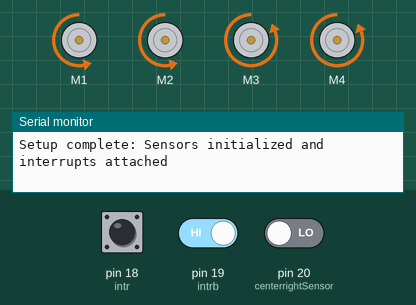
This sketch was run on a simulated Arduino Mega 2560, built with avr-gcc and run on an emulated ATmega2560. Shown: 4 × DC motor (green arrow = forward, orange = backward, longer = faster), the last lines printed to the serial monitor. Inputs (shaded band) come from the test bench; at power-on: pin 18 (intr) HIGH, pin 19 (intrb) HIGH, pin 20 (centerrightSensor) LOW.

Above: at 1.2 s.
1.3 s: pin 18 (intr) driven LOW
At 1.6 s:
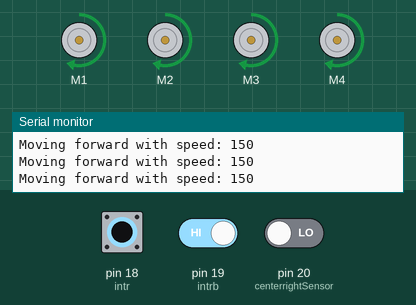
2.8 s: pin 19 (intrb) driven LOW
At 3.8 s:
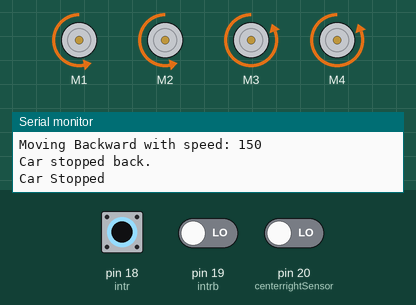
4.4 s: pin 18 (intr) pulsed HIGH 2 times (0.12 s each, 0.3 s apart)
At 6.0 s:
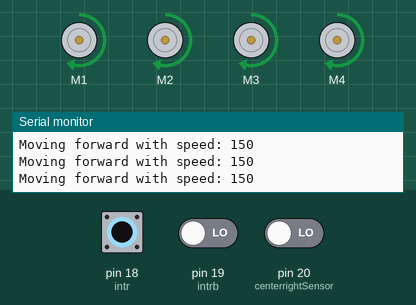
8.0 s: pin 18 (intr) pulsed HIGH 5 times (0.12 s each, 0.3 s apart)
At 8.6 s:
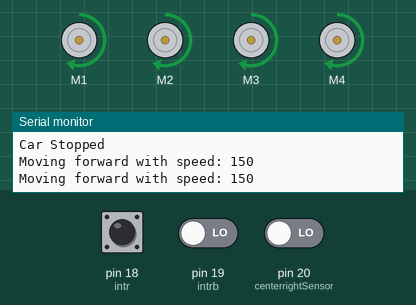
Timing chart, 0 to 11.0 s (numbered marks = the images above; inputs shaded):
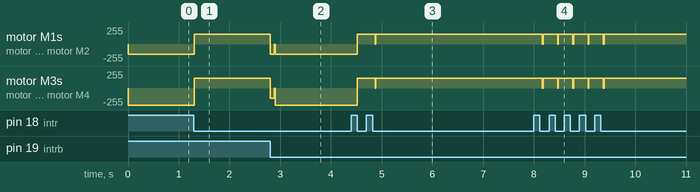

The sketch:

v21.ino
```cpp
#include <AFMotor.h>

// Define motor objects for 4 motors
AF_DCMotor motor1(1);  // Front Left Motor
AF_DCMotor motor2(2);  // Front Right Motor
AF_DCMotor motor3(3);  // Back Left Motor
AF_DCMotor motor4(4);  // Back Right Motor

// Define sensor pins
const int intrb = 19;  // Left sensor
const int centerrightSensor = 20;  // Right sensor
const int intr = 18;    // Pin for external interrupt (Middle sensor, always on the black line)
const int farleftSensor =23;
const int farrightSensor = 22;

// Define pins for the front ultrasonic sensor
const int trigFront = 52;
const int echoFront = 53;

// Define pins for the back ultrasonic sensor
const int trigBack = 22;
const int echoBack = 23;


// // PID control variables
// float kp = 1.0, ki = 0.0, kd = 0.0;
// float lastError = 0, integral = 0;


// Flags to indicate if interrupt was triggered and if it has been handled
volatile bool carStoppedFront = false;
volatile bool carStoppedBack = false;
volatile bool driveDirection = false;

bool interruptHandled = false;  // Ensure interrupt only handled once

// Timing variables for counting interrupts
unsigned long lastMillis = 0;
unsigned long interval = 5000;  // 5 seconds interval

// Interrupt counters
volatile int frontInterruptCount = 0;
volatile int backInterruptCount = 0;


void setup() {
  Serial.begin(9600);  // Start the serial communication for debugging

  // Set pin modes
  pinMode(trigFront, OUTPUT);
  pinMode(echoFront, INPUT);

  pinMode(trigBack, OUTPUT);
  pinMode(echoBack, INPUT);

  // Set all motors to maximum speed initially
  motor1.setSpeed(255);
  motor2.setSpeed(255);
  motor3.setSpeed(255);
  motor4.setSpeed(255);

  // Attach interrupts to sensor pins (FALLING edge for detecting line change)
  attachInterrupt(digitalPinToInterrupt(intr), stopCarInterruptFront, FALLING);
  attachInterrupt(digitalPinToInterrupt(intrb), sensorInterruptBack, FALLING);
  attachInterrupt(digitalPinToInterrupt(centerrightSensor), sensorInterrupt, CHANGE);

  Serial.println("Setup complete: Sensors initialized and interrupts attached");
}

void loop() {

      unsigned long currentMillis = millis();

    // Reset the interrupt counts every 5 seconds
    if (currentMillis - lastMillis >= interval) {
        lastMillis = currentMillis;

        // Check if combined interrupt count exceeds 5
        if ((frontInterruptCount + backInterruptCount) > 5) {
            stopCar();
            turnRight(150);  // Turn right with speed 150
            Serial.println("Interrupts exceeded limit. Stopping and turning right.");
        }

        // Reset the counters after handling
        frontInterruptCount = 0;
        backInterruptCount = 0;
    }

        // // Measure distances
        // long distanceFront = measureDistance(trigFront, echoFront);
        // long distanceBack = measureDistance(trigBack, echoBack);

        // // Print the measured distances
        // Serial.print("Front Distance: ");
        // Serial.print(distanceFront);
        // Serial.println(" cm");

        // Serial.print("Back Distance: ");
        // Serial.print(distanceBack);
        // Serial.println(" cm");

          // if (carStoppedFront) {
          //   carStoppedFront = false;

          // } else if(carStoppedBack) {
          //     carStoppedBack = false;

          // }else {
          //   forward(150);
          // }

          if (!driveDirection) {
            forwardDual(150,255);
            // forwardDual(150,255);
            // forwardDual(150,255);
            //  forward(150);


          } else {
              backward(150);
              // backwardDual(150,100);
          }


  delay(10);  // Allow a brief pause
}


// Function to measure the distance using an ultrasonic sensor
long measureDistance(int trigPin, int echoPin) {
  // Send a 10us pulse to trigger the ultrasonic sensor
  digitalWrite(trigPin, LOW);   // Clear the trigPin
  delayMicroseconds(2);
  digitalWrite(trigPin, HIGH);  // Set the trigPin HIGH for 10 microseconds
  delayMicroseconds(10);
  digitalWrite(trigPin, LOW);

  // Measure the duration of the pulse on the echo pin
  long duration = pulseIn(echoPin, HIGH);

  // Calculate the distance (duration / 2 because of the round-trip)
  // Speed of sound is 343 m/s or 0.0343 cm/us
  long distance = (duration * 0.0343) / 2;

  return distance;
}

void stopCar() {
  // Stop all motors
  motor1.setSpeed(0);
  motor2.setSpeed(0);
  motor3.setSpeed(0);
  motor4.setSpeed(0);

  motor1.run(RELEASE);
  motor2.run(RELEASE);
  motor3.run(RELEASE);
  motor4.run(RELEASE);

  Serial.println("Car Stopped");
}

// Interrupt Service Routine (ISR) to stop the car when the interrupt is triggered
void stopCarInterruptFront() {
  backward(150);
  // backward(150);
  driveDirection = true;
  carStoppedFront = true;
  Serial.println("Car stopped front.");
  stopCar();
  frontInterruptCount++;

}

// Interrupt Service Routine (ISR) to stop the car when the interrupt is triggered
void sensorInterruptBack() {
  forward(150);
  forward(150);
  driveDirection = false;
  carStoppedBack = true;
  Serial.println("Car stopped back.");
  stopCar();
  backInterruptCount++;

}

// Interrupt handler for left and right sensors to feed PID controller
void sensorInterrupt() {
  // Recalculate PID only if the car is moving
  // if (!carStopped) {
  //   Serial.println("Sensor interrupt triggered. Running PID control...");
  //   // pidControl();
  // }
}

// Placeholder functions for backward and turning with debugging
void forward(int speed) {
  motor1.setSpeed(speed);  // Set speed dynamically
  motor2.setSpeed(speed);
  motor3.setSpeed(speed);
  motor4.setSpeed(speed);

  motor1.run(BACKWARD);
  motor2.run(BACKWARD);
  motor3.run(BACKWARD);
  motor4.run(BACKWARD);

  Serial.println("Moving Backward with speed: " + String(speed));
}

void backward(int speed) {
  motor1.setSpeed(speed);  // Set speed dynamically
  motor2.setSpeed(speed);
  motor3.setSpeed(speed);
  motor4.setSpeed(speed);

  motor1.run(FORWARD);
  motor2.run(FORWARD);
  motor3.run(FORWARD);
  motor4.run(FORWARD);

  Serial.println("Moving forward with speed: " + String(speed));
}

void turnLeft(int speed) {
  motor1.setSpeed(speed);  // Set speed dynamically
  motor2.setSpeed(speed);
  motor3.setSpeed(speed);
  motor4.setSpeed(speed);

  motor1.run(BACKWARD);
  motor2.run(BACKWARD);
  motor3.run(FORWARD);
  motor4.run(FORWARD);

  Serial.println("Turning left with speed: " + String(speed));
}

void turnRight(int speed) {
  motor1.setSpeed(speed);  // Set speed dynamically
  motor2.setSpeed(speed);
  motor3.setSpeed(speed);
  motor4.setSpeed(speed);

  motor1.run(FORWARD);
  motor2.run(FORWARD);
  motor3.run(BACKWARD);
  motor4.run(BACKWARD);

  Serial.println("Turning Right with speed: " + String(speed));
}
void backwardDual(int speed1,int speed2) {
  motor1.setSpeed(speed1);  // Set speed dynamically
  motor2.setSpeed(speed1);
  motor3.setSpeed(speed2);
  motor4.setSpeed(speed2);

  motor1.run(FORWARD);
  motor2.run(FORWARD);
  motor3.run(FORWARD);
  motor4.run(FORWARD);

  // Serial.println("Moving forward with speed: " + String(speed));
}

void forwardDual(int speed1 ,int speed2) {
  motor1.setSpeed(speed1);  // Set speed dynamically
  motor2.setSpeed(speed1);
  motor3.setSpeed(speed2);
  motor4.setSpeed(speed2);

  motor1.run(BACKWARD);
  motor2.run(BACKWARD);
  motor3.run(BACKWARD);
  motor4.run(BACKWARD);

  // Serial.println("Moving Backward with speed: " + String(speed));
}
```

Measured:
- after the input at 1.3 s, motor M1, motor M2: backward 150/255 → forward 150/255 at once; motor M3, motor M4: backward 255/255 → forward 150/255 at once
- after the input at 2.8 s, motor M1, motor M2: forward 150/255 → backward 150/255 at once; motor M3, motor M4: forward 150/255 → backward 150/255 at once, → backward 255/255 0.09 s later
- after the input at 4.4 s, motor M1, motor M2: backward 150/255 → forward 150/255 after 0.12 s; motor M3, motor M4: backward 255/255 → forward 150/255 after 0.12 s
- after the input at 8.0 s, motor M1–4: alternates forward 150/255 for 0.29 s and stopped for 0.01 s, 10 changes in all, then stays forward 150/255, starting after 0.17 s
